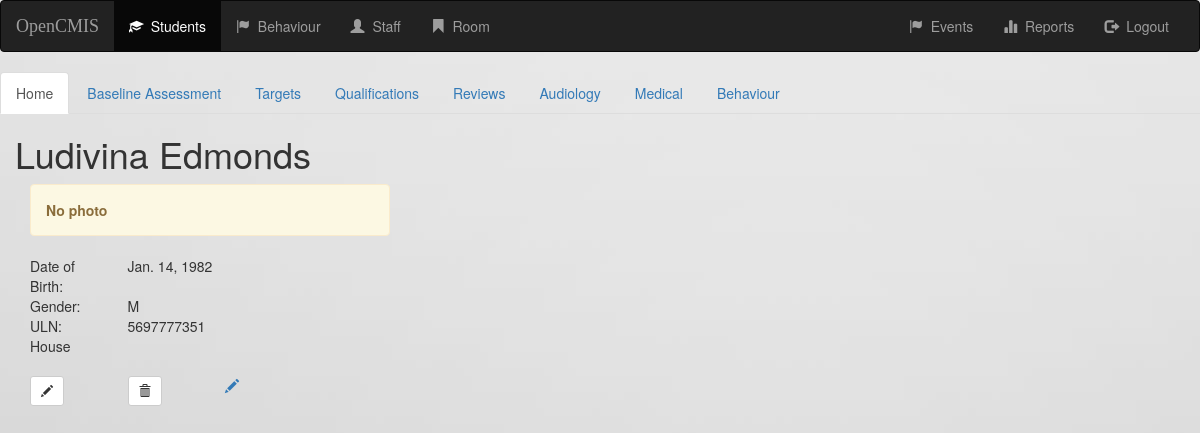
/opencmis/student/1/, run on an earlier commit of the app's database.
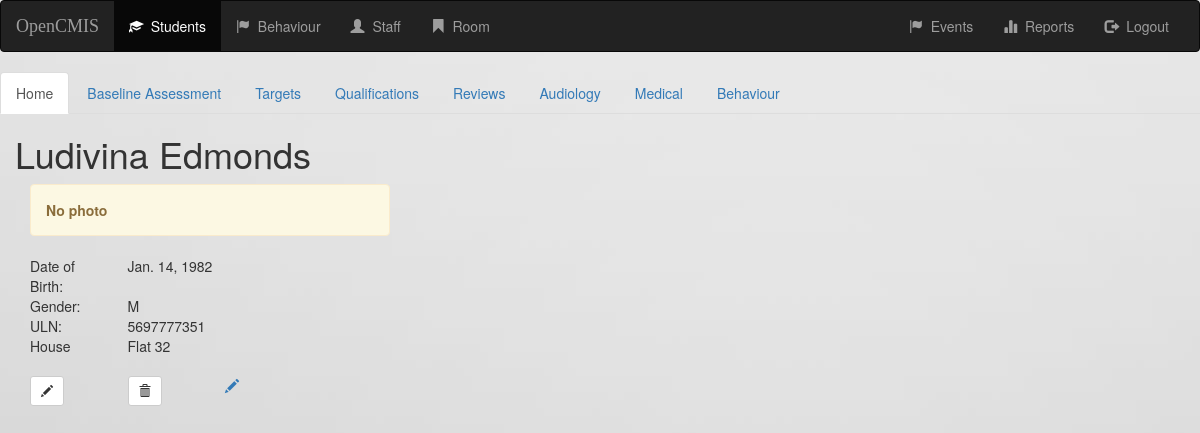
And on a later commit of the database.
### opencmis/models.py (models this page shows, shortened)
class Student(models.Model):
    gender_choices = (('M', 'Male'), ('F', 'Female'))
    first_name = models.CharField(max_length=50, blank=False)
    last_name = models.CharField(max_length=30, blank=False)
    gender = models.CharField(max_length=1, choices=gender_choices, default='M')
    date_of_birth = models.DateField(blank=False)
    ULN = models.CharField(max_length=10, blank=True)
    house = models.CharField(max_length=50, blank=True)
    road = models.CharField(max_length=50, blank=True)
    area = models.CharField(max_length=50, blank=True)
    town = models.CharField(max_length=50, blank=True)
    post_code = models.CharField(max_length=12, blank=True)
    photo = models.FileField(blank=True)
    def __str__(self):
        return '%s %s' % (self.first_name, self.last_name)

### opencmis/views.py (the view)
# urls.py: url(r'student/(?P<pk>[0-9]+)/$', views.DetailView.as_view(), name='detail'),
class DetailView(generic.DetailView):
    model = Student
    template_name = 'opencmis/detail.html'

### opencmis/templates/opencmis/detail.html (shortened to what this page needs)
{% extends 'opencmis/base.html' %}
{% block home-active %}active{% endblock %}
{% block body %}
    <h1>{{student}}</h1>
    <div class="container-fluid">
        <div class="row">
            <div class="col-md-4">
                {% if student.photo %}
                    <img src="{{student.photo.url }}" class="img-responsive">
                {% else %}
                    <div class="alert alert-warning" role="alert">
                      <strong>No photo</strong>
                    </div>
                {% endif %}
            </div>
            <div class="col-md-8"></div>
        </div>
        <div class="row">
            <div class="col-md-1">Date of Birth:</div>
            <div class="col-md-11">{{student.date_of_birth}}</div>
        </div>
        <div class="row">
            <div class="col-md-1">Gender:</div>
            <div class="col-md-11">{{student.gender}}</div>
        </div>
        <div class="row">
            <div class="col-md-1">ULN:</div>
            <div class="col-md-11">{{student.ULN}}</div>
        </div>
        <div class="row">
            <div class="col-md-1">House</div>
            <div class="col-md-11">{{student.house}}</div>
        </div>
        <div class="row"><div class="col-md-12">&nbsp;</div></div>
        <div class="row">
           <div class="col-md-1">
                <form action="{% url 'opencmis:student-update' student.id %}" method="POST" style="display: inline;">
                    <button type="submit" class="btn btn-default btn-sm">
                        <span class="glyphicon glyphicon-pencil"></span>
                    </button>
                </form>
            </div>
            <div class="col-md-1">
                <form action="{% url 'opencmis:student-delete' student.id %}" method="POST" style="display: inline;">
                    <button type="submit" class="btn btn-default btn-sm">
                        <span class="glyphicon glyphicon-trash"></span>
                    </button>
                </form>
            </div>
            <div class="col-md-10">
                <a href="{% url 'opencmis:student-update' student.id %}"><span class="glyphicon glyphicon-pencil"></span> &nbsp;&nbsp;</a>
            </div>
        </div>
    </div>
{% endblock %}

What changed in the data, as far as the page shows it:
changed Student "Ludivina Edmonds": house (not shown) → "Flat 32"
